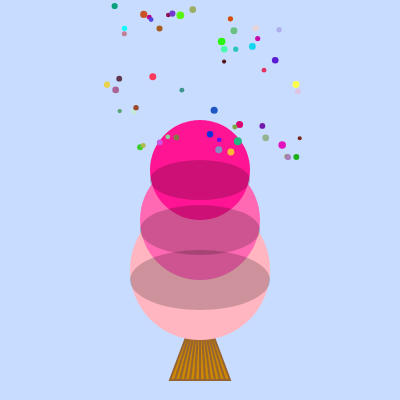
Frame 1 (no input)
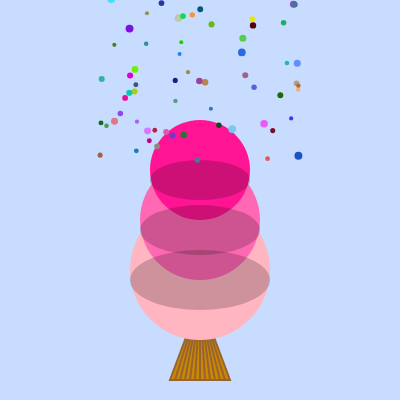
Frame 60 (no input)
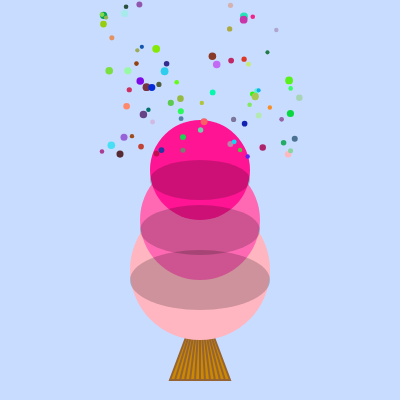
Frame 120 (the mouse pressed at the canvas centre since frame 60)

The p5.js sketch that drew these frames (run headless with seeded random() and noise() and a simulated clock; from frame 60 on, the mouse is pressed at the canvas centre):

// p5.js sketch
// ── sketch.js
// This array will hold all the sprinkle objects
let sprinkles = [];

// The setup function runs once when the program starts
function setup() {
  // Create a 400x400 pixel canvas
  createCanvas(400, 400);
  
  // Create 100 sprinkle objects and add them to the sprinkles array
  for (let i = 0; i < 100; i++) {
    sprinkles.push(new Sprinkle());
  }
}

// The draw function runs continuously to create animations
function draw() {
  // Set the background color to a light blue
  background(200, 220, 255);
  
  // Draw the cone
  drawCone();
  
  // Draw the ice cream scoops
  drawIceCream();
  
  // Loop through each sprinkle object
  for (let sprinkle of sprinkles) {
    // Update the position of each sprinkle
    sprinkle.update();
    
    // Display each sprinkle on the canvas
    sprinkle.display();
  }
}

// Function to draw the ice cream cone
function drawCone() {
  // Set the fill color to a cone-like brown
  fill(204, 136, 0);
  
  // Set the outline color and weight for the cone
  stroke(150, 100, 50);
  strokeWeight(2);
  
  // Begin drawing the cone shape
  beginShape();
  vertex(200, 300); // Top point of the cone
  vertex(170, 380); // Bottom left point of the cone
  vertex(230, 380); // Bottom right point of the cone
  endShape(CLOSE);  // Close the shape
  
  // Draw texture lines on the cone
  stroke(150, 100, 50);
  for (let i = 175; i < 230; i += 5) {
    line(200, 300, i, 380);
  }
}

// Function to draw the ice cream scoops
function drawIceCream() {
  // Remove the outline from the shapes
  noStroke();
  
  // Draw the bottom scoop with a pink color
  fill(255, 182, 193);
  ellipse(200, 270, 140, 140);
  
  // Draw the middle scoop with a darker pink color
  fill(255, 105, 180);
  ellipse(200, 220, 120, 120);
  
  // Draw the top scoop with an even darker pink color
  fill(255, 20, 147);
  ellipse(200, 170, 100, 100);
  
  // Add shading to make the scoops look more 3D
  fill(0, 0, 0, 50);
  ellipse(200, 280, 140, 60);
  ellipse(200, 230, 120, 50);
  ellipse(200, 180, 100, 40);
}

// Class definition for a sprinkle
class Sprinkle {
  // Constructor function to initialize a new sprinkle
  constructor() {
    // Reset the sprinkle's properties
    this.reset();
  }

  // Function to reset the sprinkle's properties
  reset() {
    // Randomly set the horizontal position of the sprinkle
    this.x = random(100, 300);  // Spread out the sprinkles horizontally
    
    // Randomly set the vertical position of the sprinkle
    this.y = random(-200, 160); // Spread out the sprinkles vertically
    
    // Randomly set the size of the sprinkle
    this.size = random(4, 8);
    
    // Randomly set the color of the sprinkle
    this.color = color(random(255), random(255), random(255));
    
    // Randomly set the speed at which the sprinkle falls
    this.fallSpeed = random(2, 5);
  }

  // Function to update the sprinkle's position
  update() {
    // Move the sprinkle down by its fall speed
    this.y += this.fallSpeed;
    
    // If the sprinkle goes off the bottom of the ice cream, reset its position
    if (this.y > 160) {  // Match the reset condition to the new range
      this.reset();
    }
  }

  // Function to display the sprinkle on the canvas
  display() {
    // Set the fill color to the sprinkle's color
    fill(this.color);
    
    // Draw the sprinkle as a small ellipse (circle)
    ellipse(this.x, this.y, this.size, this.size);
  }
}
